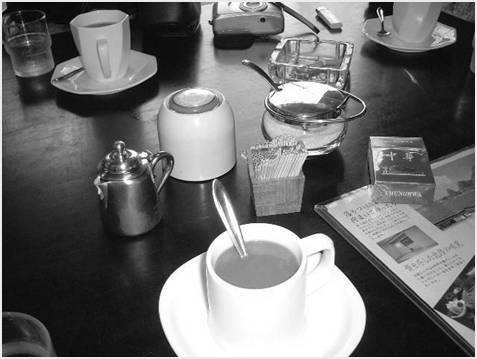
#> input picture source.jpg, 477 x 359 px, found by its file name; its folder holds 5 pictures in this run
$ python MainCode.py
#> lines starting #> are read from the running program, lines starting #| are printed output that depends on the picture
#> in main, Img_1 is the input picture: shape (359, 477); min 0, max 255, mean 110
import numpy as np
import cv2
import os

def Laplacian(img):
    Mods = {1:[[0,-1,0],[-1,4,-1],[0,0-1,0]],
            2:[[-1,-1,-1],[-1,8,-1],[-1,-1,-1]],
            3:[[1,-2,1],[-2,4,-2],[1,-2,1]],
            4:[[0,-1,0],[-1,5,-1],[0,-1,0]]}
    #print (Mods)

    SourceArray = np.array(img)
    index = SourceArray.shape
#> index = (359, 477)
    #print (index)
    OutArrey = np.zeros((index),dtype=int)

    for flag in Mods:
        key = np.array(Mods[flag])
        for i in range(1,index[0]-1):
            for j in range(1,index[1]-1):
                temp = (SourceArray[i-1][j-1]*key[0][0] + SourceArray[i-1][j]*key[0][1] + SourceArray[i-1][j+1]*key[0][2] +
                        SourceArray[i][j-1]*key[1][0] + SourceArray[i][j]*key[1][1] + SourceArray[i][j+1]*key[1][2] +
                        SourceArray[i+1][j-1]*key[2][0] + SourceArray[i+1][j]*key[2][1] + SourceArray[i+1][j+1]*key[2][2])
                OutArrey[i][j] = temp
        AimImg = 'aim{}.jpg'.format(flag)
        cv2.imwrite(AimImg,OutArrey)
#> this loop made 4 passes
#> pass 1, in Laplacian, `cv2.imwrite(AimImg,OutArrey)`:
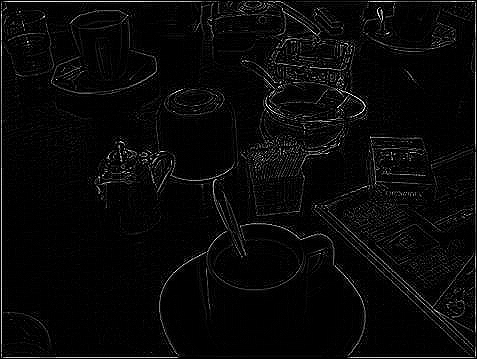
#> saved as aim1.jpg: shape (359, 477); min 0, max 255, mean 9
#> pass 2, in Laplacian, `cv2.imwrite(AimImg,OutArrey)`:
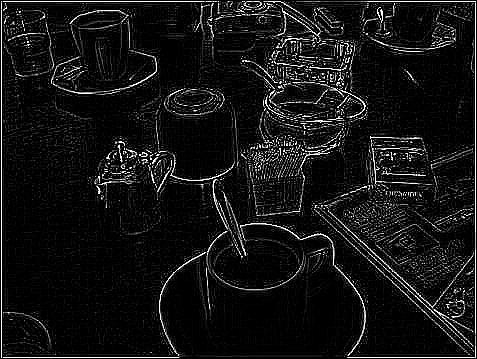
#> saved as aim2.jpg: shape (359, 477); min 0, max 255, mean 19.8
#> after the loop:
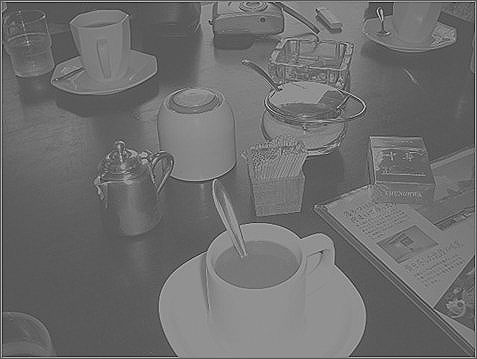
#> OutArrey: shape (359, 477) int64; min -359, max 715, mean 107.7; drawn with min black and max white

    return None

def main():
    Img_1 = cv2.imread('E:\\Microsoft VS Code\\MyPython\\Demo_1\\source.jpg',2|4)
    Laplacian(Img_1)
    #cv2.imshow('asd.png',Img_2)
    #os.system('pause')
    return None

if __name__ == '__main__':
    main()
